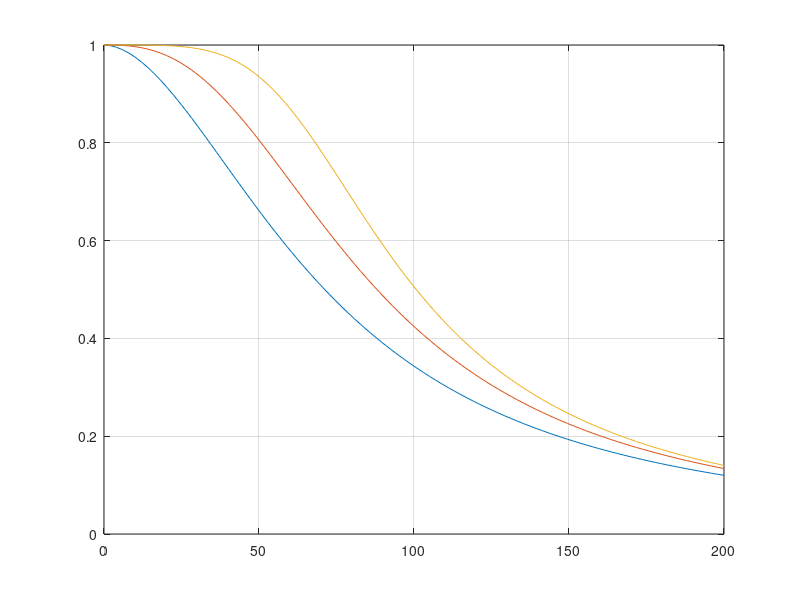

Here is the MATLAB script that generated this plot:
%% compare Cr for different n

klbr = linspace(0,200);
Fy = 350;
E = 200000;
Fe = pi*pi*E./(klbr.^2);
l = sqrt(Fy./Fe);

m0 = (1 + l.^(2*0.93)).^(-1/0.93);
m1 = (1 + l.^(2*1.34)).^(-1/1.34);
m2 = (1 + l.^(2*2.24)).^(-1/2.24);

plot( klbr, m0, klbr, m1, klbr, m2 );

grid on

d = (m1-m0)./m1;
  max(d)
pause
